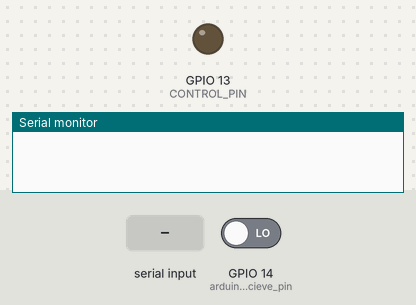
Bench run of a sketch on a simulated ESP32. Parts: output pins drawn as LEDs (lit = HIGH), the last lines printed to the serial monitor. The inputs (shaded band) are chosen by the test bench; at power-on: GPIO 14 (arduino_recieve_pin) LOW.

Above: at 1.2 s.
1.3 s: GPIO 14 (arduino_recieve_pin) driven HIGH
4.3 s: "STOP" received over the second serial link
6.8 s: "STOP" received over the second serial link
At 8.5 s:
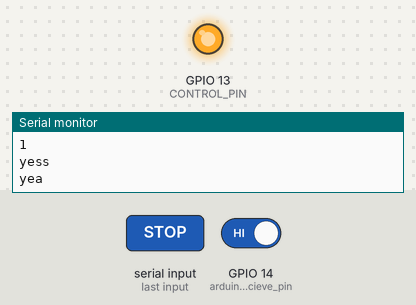
Timing chart, 0 to 10.0 s (numbered marks = the images above; inputs shaded):
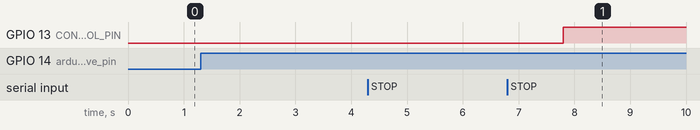

The sketch:

ESP_Transceiver.ino
```cpp
#include <HardwareSerial.h>

#define HC12_RX_PIN 16   // Define RX pin for HC-12 module
#define HC12_TX_PIN 17   // Define TX pin for HC-12 module

#define BAUD_RATE_HC12 9600

HardwareSerial HC12Serial(1);

#define CONTROL_PIN 13
#define arduino_recieve_pin 14

String received;
volatile bool TOGGLESTATE=true;
volatile unsigned long start_time=millis();
unsigned long delay_preset=4000;
void setup()
{
  Serial.begin(9600);
  HC12Serial.begin(BAUD_RATE_HC12, SERIAL_8N1, HC12_RX_PIN, HC12_TX_PIN);
  HC12Serial.write("Connecting");
  pinMode(CONTROL_PIN,OUTPUT);
  pinMode(arduino_recieve_pin,INPUT);
  digitalWrite(CONTROL_PIN,LOW);
}

void WIRE_Less()
{
   if (HC12Serial.available() > 0)
  {
    received = HC12Serial.readString();

    if (received == "STOP")
    {
      TOGGLESTATE=!TOGGLESTATE;
      digitalWrite(CONTROL_PIN,TOGGLESTATE);
      Serial.println(TOGGLESTATE);
      Serial.println("yess");
    }
  }
}
void WIRE()
{

  int recieve_pin_state=digitalRead(arduino_recieve_pin);
  volatile unsigned long end_time=millis();
  if(recieve_pin_state==1)
  {
    if(end_time-start_time>delay_preset)
    {
      start_time=end_time;
      HC12Serial.write("det");
      Serial.println("yea");
    }

  }
}

void loop()
{
  WIRE_Less();
  WIRE();
}
```

Measured:
- after the input at 6.8 s, GPIO 13 (CONTROL_PIN): LOW → HIGH after 1.0 s
